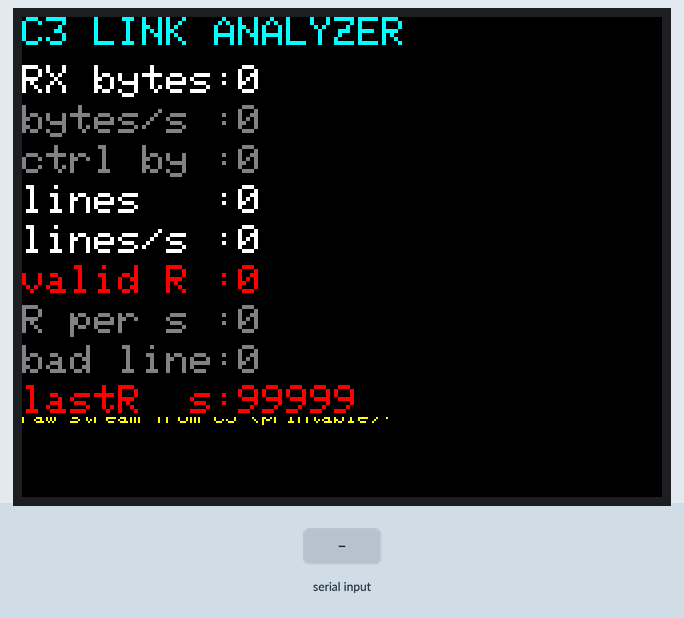
The sketch below on a simulated Arduino Uno, built with avr-gcc and run on an emulated ATmega328P. Shown: 320×240 colour display. The test bench sets the inputs (shaded band).

Above: at 1.4 s.
1.5 s: "90,45\n" received over Serial
At 3.8 s:
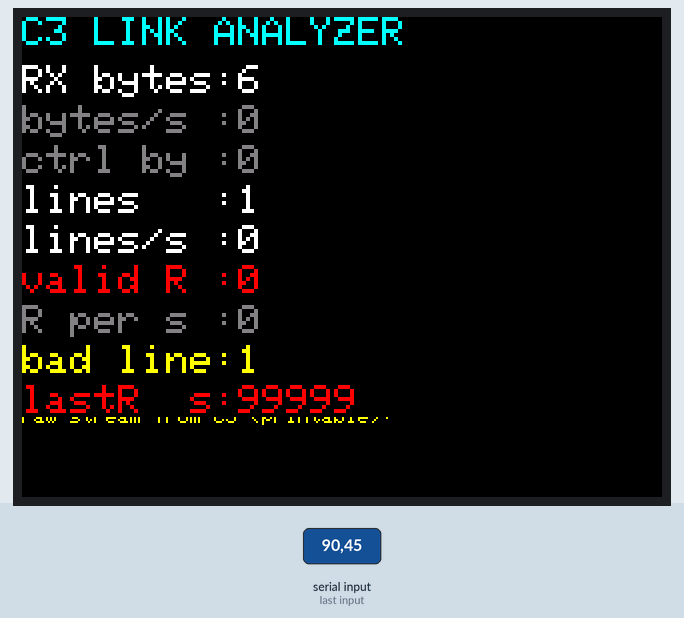
4.5 s: byte 10 ('\n') received over Serial
At 5.8 s:
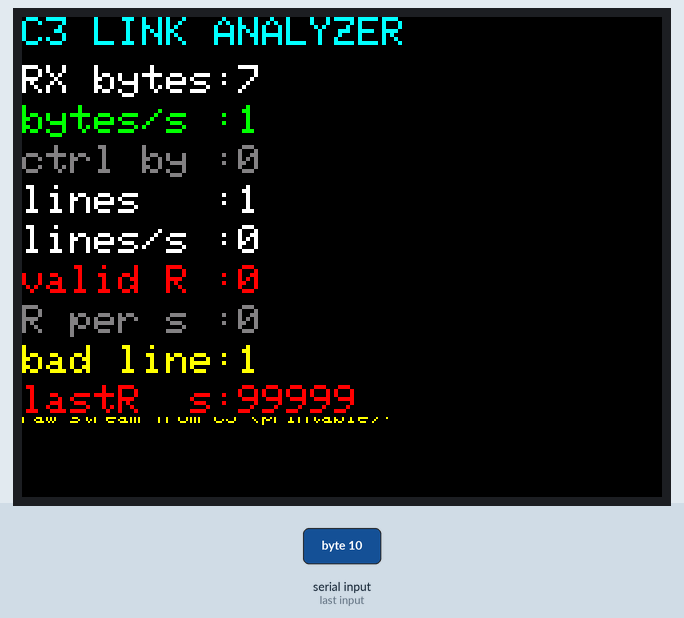
6.5 s: byte 13 ('\r') received over Serial
At 6.9 s:
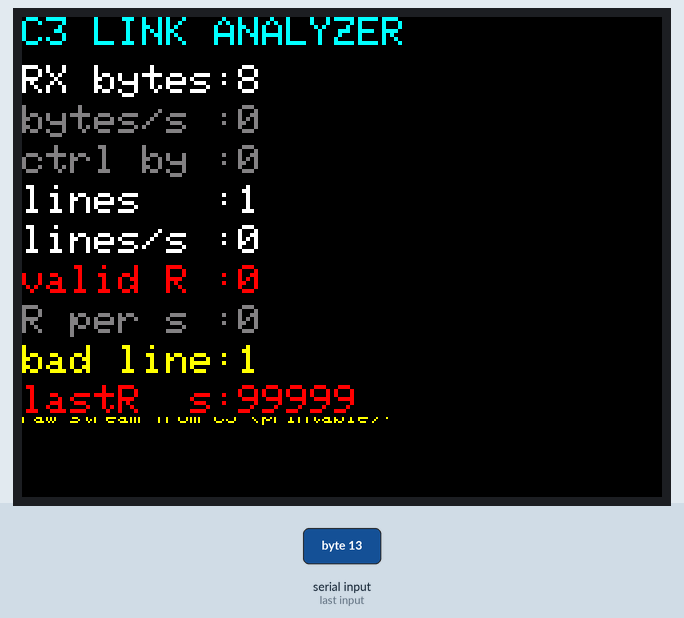
8.5 s: "30,150\n" received over Serial
At 11.0 s:
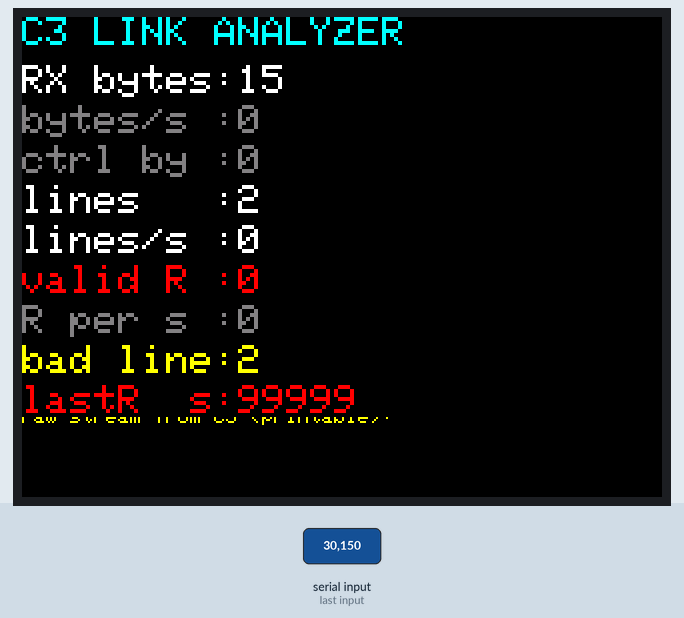
Timing chart, 0 to 11.3 s (numbered marks = the images above; inputs shaded):
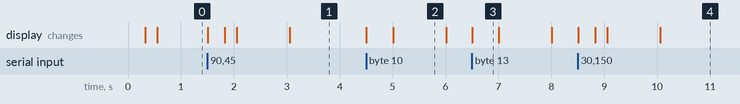

The sketch:

proto_link_analyzer.ino
```cpp
// CyberDeck v2 — UNO link analyzer (bring-up diagnostic ONLY)
//
// Flash this on the UNO instead of the readout to characterize the C3 -> UNO link. It never
// leaves the stats screen, so we can read exactly what is happening on the wire:
//
//   RX bytes / bytes/s : is data flowing at all, and steadily or in bursts?
//   ctrl bytes         : non-printable bytes. HIGH => wrong baud / garbage (e.g. the C3's
//                        115200 ROM boot log on GPIO21 during a brown-out reboot loop).
//   lines / valid R    : how many complete lines parse as valid "R" row commands.
//   R per s            : steady ~50/s => healthy stream;  0 or occasional => link/power fault.
//   last R             : seconds since the last valid frame.
//   raw stream         : the actual text (printable chars) coming across.
//
// Reading it:
//   bytes/s ~0, ctrl ~0           -> no data: dead/flaky D0 tap, GND, or C3 not transmitting.
//   bytes climb, ctrl HIGH        -> baud mismatch or boot-loop garbage (C3 resetting).
//   bytes climb, valid R ticking  -> link is GOOD; the problem was elsewhere (readout logic).
//   one valid R then frozen       -> C3 sent once then died (brown-out / crash).
//
// Hardware: Arduino UNO + 3.5" mcufriend TFT. Link: C3 GPIO21 -> UNO D0, common GND, 19200.
// Libraries: MCUFRIEND_kbv, Adafruit GFX.

#include <MCUFRIEND_kbv.h>
#include <Adafruit_GFX.h>

MCUFRIEND_kbv tft;
static const uint16_t BLACK = 0x0000, WHITE = 0xFFFF, GRAY = 0x8410, GREEN = 0x07E0,
                      YELLOW = 0xFFE0, CYAN = 0x07FF, RED = 0xF800;

static char     line[48];
static uint8_t  linePos = 0;
static uint32_t rxBytes = 0, ctrlBytes = 0, lastValidMs = 0;
static uint16_t lines = 0, validR = 0, badLines = 0;
static uint16_t bps = 0, rps = 0;
static uint32_t pB = 0; static uint16_t pR = 0, pL = 0, lps = 0;
static bool     everValid = false;

static const int LOG_N = 12, LOG_W = 52;
static char logbuf[LOG_N][LOG_W + 1];
static int  logHead = 0;
static bool dirtyLog = true;

static void pushLog(const char* s) {
  logHead = (logHead + 1) % LOG_N;
  snprintf(logbuf[logHead], LOG_W + 1, "%s", s);
  dirtyLog = true;
}

static void kv(int y, const char* label, uint32_t v, uint16_t col) {
  char b[36];
  snprintf(b, sizeof(b), "%s%-9lu", label, (unsigned long)v);
  tft.setTextSize(2); tft.setTextColor(col, BLACK); tft.setCursor(0, y); tft.print(b);
}

static void handleLine() {
  lines++;
  pushLog(line);
  if (line[0] == 'R' && linePos >= 4) {
    int rr = (line[1] - '0') * 10 + (line[2] - '0');
    uint8_t c = line[3] - '0';
    if (rr >= 0 && rr < 20 && c <= 6) { validR++; everValid = true; lastValidMs = millis(); return; }
  }
  badLines++;
}

static void drawConsole() {
  tft.fillRect(0, 196, 480, 124, BLACK);
  tft.setTextSize(1); tft.setTextColor(YELLOW, BLACK); tft.setCursor(0, 196);
  tft.print("raw stream from C3 (printable):");
  for (int i = 0; i < LOG_N; i++) {
    int idx = (logHead + 1 + i) % LOG_N;
    tft.setTextColor(GREEN, BLACK); tft.setCursor(0, 208 + i * 9);
    char b[LOG_W + 1]; snprintf(b, sizeof(b), "%-*.*s", LOG_W, LOG_W, logbuf[idx]);
    tft.print(b);
  }
  dirtyLog = false;
}

void setup() {
  Serial.begin(19200);
  uint16_t id = tft.readID();
  if (id == 0x0 || id == 0xFFFF) id = 0x9486;
  tft.begin(id);
  tft.setRotation(1);
  tft.fillScreen(BLACK);
  tft.setTextSize(2); tft.setTextColor(CYAN, BLACK); tft.setCursor(0, 0);
  tft.print("C3 LINK ANALYZER");
  for (int i = 0; i < LOG_N; i++) logbuf[i][0] = '\0';
}

void loop() {
  while (Serial.available()) {
    char ch = (char)Serial.read();
    rxBytes++;
    if (ch == '\n' || ch == '\r') {
      line[linePos] = '\0';
      if (linePos > 0) handleLine();
      linePos = 0;
    } else {
      if ((uint8_t)ch < 0x20) ctrlBytes++;
      if (linePos < (int)sizeof(line) - 1) line[linePos++] = ch; else linePos = 0;
    }
  }

  static uint32_t lastSec = 0, lastDraw = 0;
  uint32_t now = millis();
  if (now - lastSec >= 1000) {
    lastSec = now;
    bps = (uint16_t)(rxBytes - pB); pB = rxBytes;
    rps = validR - pR; pR = validR;
    lps = lines - pL; pL = lines;
  }
  if (now - lastDraw >= 250) {
    lastDraw = now;
    kv(24,  "RX bytes:", rxBytes, WHITE);
    kv(44,  "bytes/s :", bps, bps ? GREEN : GRAY);
    kv(64,  "ctrl by :", ctrlBytes, ctrlBytes > rxBytes / 4 ? RED : GRAY);
    kv(84,  "lines   :", lines, WHITE);
    kv(104, "lines/s :", lps, WHITE);
    kv(124, "valid R :", validR, validR ? GREEN : RED);
    kv(144, "R per s :", rps, rps ? GREEN : (everValid ? RED : GRAY));
    kv(164, "bad line:", badLines, badLines ? YELLOW : GRAY);
    uint32_t ago = everValid ? (now - lastValidMs) / 1000 : 99999;
    kv(184, "lastR  s:", ago, ago < 3 ? GREEN : RED);
    if (dirtyLog) drawConsole();
  }
}
```

Measured:
- after the input at 1.5 s, the display: first changes at once (image 1 shows a later state)
- after the input at 4.5 s, the display: first changes at once (image 2 shows a later state)
- after the input at 6.5 s, the display: changes at once (image 3)
- after the input at 8.5 s, the display: first changes at once (image 4 shows a later state)
- what the display in image 2 shows lasts 1.0 s, from 5.0 s to 6.0 s
- what the display in image 3 shows lasts 0.5 s, from 6.5 s to 7.0 s
